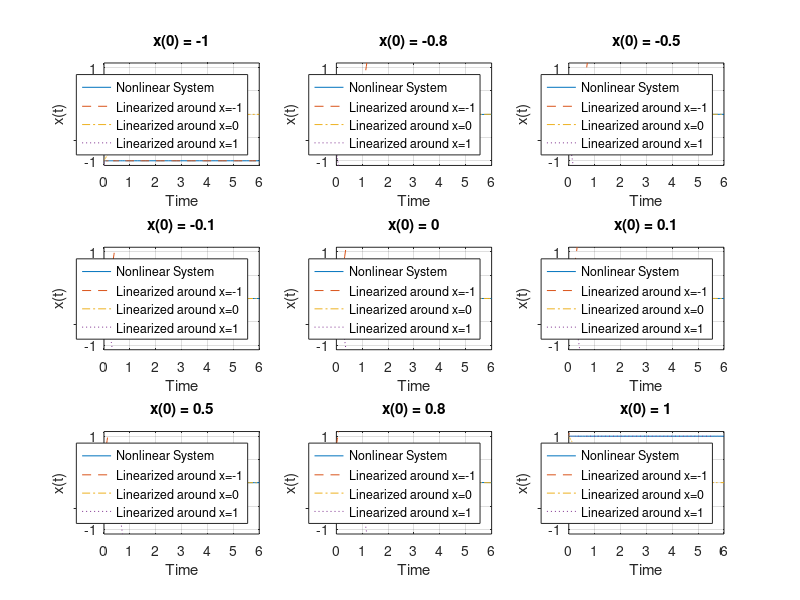

This chart was generated by the following MATLAB code: (Note: this script raises an error after producing the figure.)
% 清除所有数据、输出，并关闭所有图形
clear;
clc;
close all;

% 定义微分方程
dxdt = @(t, x) x * (x^2 - 1);

% 设置时间范围
tspan = [0 6]; % 模拟从 t=0 到 t=6

% 设置初始条件
initial_conditions = [-1, -0.8, -0.5, -0.1, 0, 0.1, 0.5, 0.8, 1]; 

% 创建图形窗口
figure;

% 循环遍历每个初始条件并绘制响应曲线
for i = 1:length(initial_conditions)
    x0 = initial_conditions(i);
    
    % 使用 ode45 进行数值积分
    [t, x] = ode45(dxdt, tspan, x0);
    
    % 创建子图，3x3 的子图布局
    subplot(3, 3, i); 
    plot(t, x, 'DisplayName', 'Nonlinear System');
    hold on;
    
    % 线性化在 x = -1 附近的解
    x_linear_minus_1 = -1 + (x0 + 1) * exp(2 * t);
    plot(t, x_linear_minus_1, '--', 'DisplayName', 'Linearized around x=-1');
    
    % 线性化在 x = 0 附近的解
    x_linear_0 = x0 * exp(-t);
    plot(t, x_linear_0, '-.', 'DisplayName', 'Linearized around x=0');
    
    % 线性化在 x = 1 附近的解
    x_linear_1 = 1 + (x0 - 1) * exp(2 * t);
    plot(t, x_linear_1, ':', 'DisplayName', 'Linearized around x=1');
    
    % 图形设置
    title(['x(0) = ', num2str(x0)]);
    xlabel('Time');
    ylabel('x(t)');
    ylim([-1.1, 1.1]); % 固定纵坐标范围
    legend;
    grid on;
    hold off;
end

% 全局标题
sgtitle({'响应曲线 $\dot{x} = x(x^2-1)$', 'with Linearization at $x = -1$, $x = 0$, and $x = 1$'}, 'Interpreter', 'latex');


